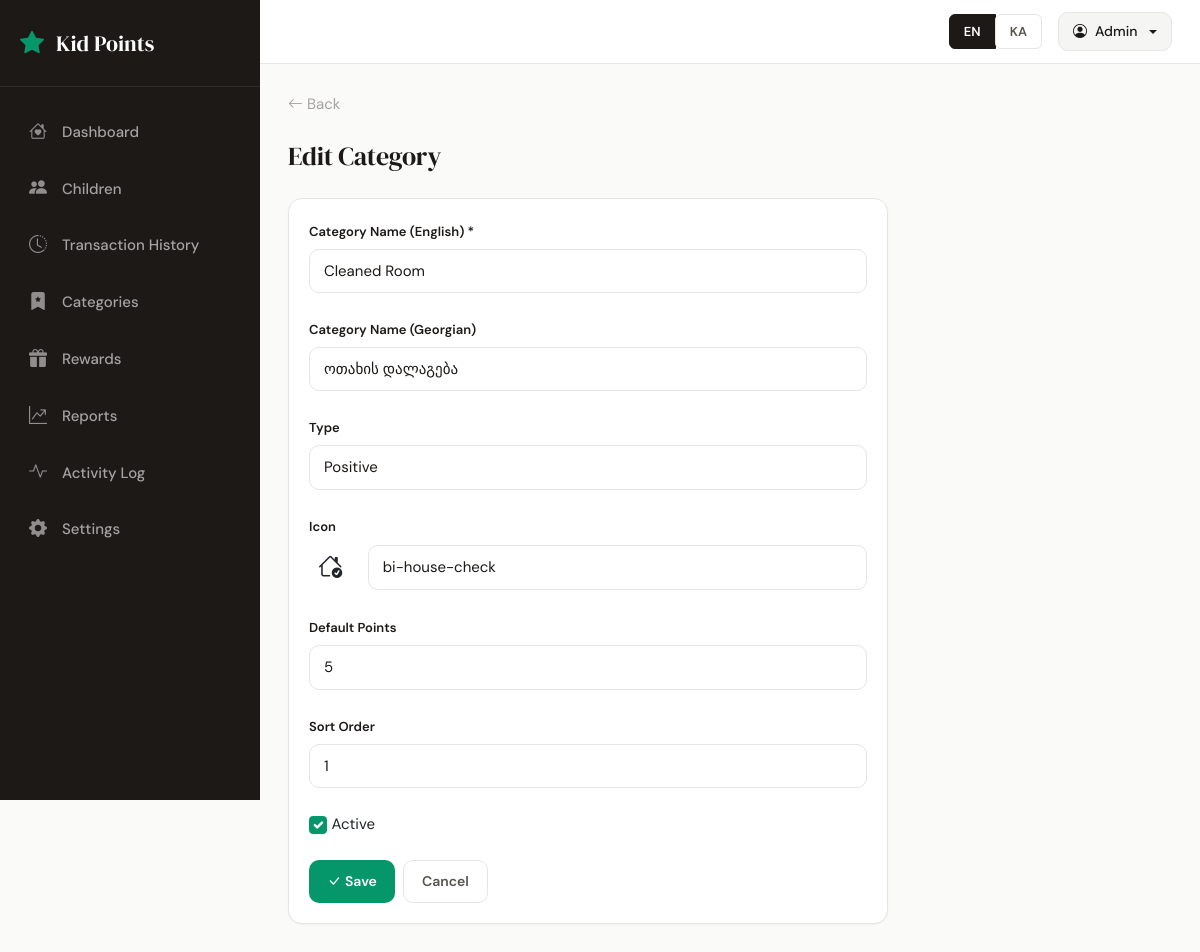
/categories/1/edit (signed in), run on the app's committed database.
### tables this page shows
CREATE TABLE behavior_categories (
    id INT AUTO_INCREMENT PRIMARY KEY,
    name VARCHAR(100) NOT NULL,
    name_ka VARCHAR(100) NULL,
    type ENUM('positive','negative') NOT NULL,
    icon VARCHAR(50) DEFAULT 'bi-star',
    default_points INT NOT NULL,
    sort_order INT DEFAULT 0,
    is_active TINYINT(1) DEFAULT 1
);

### src/Controllers/CategoryController.php (called while the page is built, shortened)
<?php
class CategoryController extends Controller
{
    public function edit(string $id): void
    {
        $category = (new BehaviorCategory())->find((int)$id);
        $this->render('categories/edit', [
            'category' => $category,
            'csrfToken' => $this->csrfToken(),
        ]);
    }
}

### src/Core/App.php (called while the page is built, shortened)
<?php
class App
{
    private Router $router;
    public function __construct()
    {
        $this->router = new Router();
    }
    public function run(): void
    {
        $uri = $_GET['url'] ?? '';
        $uri = '/' . trim($uri, '/');
        $method = $_SERVER['REQUEST_METHOD'];
        $this->router->dispatch($method, $uri);
    }
}

### public/index.php (called while the page is built, shortened)
<?php
$app = new \App\Core\App();
$app->run();

### src/Core/Lang.php (called while the page is built, shortened)
<?php
class Lang
{
    private array $translations = [];
    private function __construct()
    {
        $this->locale = $_SESSION['locale'] ?? $_COOKIE['locale'] ?? 'en';
        $file = __DIR__ . '/../../lang/' . $this->locale . '.json';
        if (file_exists($file)) {
            $this->translations = json_decode(file_get_contents($file), true) ?? [];
        }
    }
    public function t(string $key, array $replace = []): string
    {
        $text = $this->translations[$key] ?? $key;
        return $text;
    }
}

### config/database.php (called while the page is built)
<?php
return [
    'host' => '127.0.0.1',
    'port' => 3306,
    'dbname' => 'kid_points',
    'username' => 'root',
    'password' => 'root',
    'charset' => 'utf8mb4',
];

### src/Core/Database.php (called while the page is built, shortened)
<?php
class Database
{
    private static ?Database $instance = null;
    private PDO $pdo;
    private function __construct()
    {
        $config = require __DIR__ . '/../../config/database.php';
        $dsn = "mysql:host={$config['host']};port={$config['port']};dbname={$config['dbname']};charset={$config['charset']}";
        try {
            $this->pdo = new PDO($dsn, $config['username'], $config['password'], [
                PDO::ATTR_ERRMODE => PDO::ERRMODE_EXCEPTION,
                PDO::ATTR_DEFAULT_FETCH_MODE => PDO::FETCH_ASSOC,
                PDO::ATTR_EMULATE_PREPARES => false,
            ]);
        } catch (PDOException $e) {
            die('Database connection failed: ' . $e->getMessage());
        }
    }
    public static function getInstance(): self
    {
        if (self::$instance === null) {
            self::$instance = new self();
        }
        return self::$instance;
    }
    public function query(string $sql, array $params = []): \PDOStatement
    {
        $stmt = $this->pdo->prepare($sql);
        $stmt->execute($params);
        return $stmt;
    }
}

### src/Core/Model.php (called while the page is built, shortened)
<?php
abstract class Model
{
    protected Database $db;
    protected string $table;
    protected string $primaryKey = 'id';
    public function __construct()
    {
        $this->db = Database::getInstance();
    }
    public function find(int $id): ?array
    {
        $stmt = $this->db->query("SELECT * FROM {$this->table} WHERE {$this->primaryKey} = ?", [$id]);
        $result = $stmt->fetch();
        return $result ?: null;
    }
}

### views/categories/edit.phtml (the view, shortened to what this page needs)
<div class="mb-4">
    <a href="<?= $baseUrl ?>/categories" class="text-muted text-decoration-none">
        <i class="bi bi-arrow-left me-1"></i><?= $lang->t('back') ?? 'Back' ?>
    </a>
</div>
<h2 class="mb-4"><?= $lang->t('edit_category') ?></h2>
<div class="card" style="max-width: 600px;">
    <div class="card-body">
        <form method="POST" action="<?= $baseUrl ?>/categories/<?= $category['id'] ?>/update">
            <div class="mb-4">
                <label class="form-label"><?= $lang->t('category_name') ?> (<?= $lang->t('english') ?>) *</label>
                <input type="text" name="name" class="form-control" value="<?= htmlspecialchars($category['name']) ?>" required>
            </div>
            <div class="mb-4">
                <label class="form-label"><?= $lang->t('category_name') ?> (<?= $lang->t('georgian') ?>)</label>
                <input type="text" name="name_ka" class="form-control" value="<?= htmlspecialchars($category['name_ka'] ?? '') ?>">
            </div>
            <div class="mb-4">
                <label class="form-label"><?= $lang->t('type') ?></label>
                <select name="type" class="form-select">
                    <option value="positive" <?= $category['type'] === 'positive' ? 'selected' : '' ?>><?= $lang->t('positive') ?></option>
                </select>
            </div>
            <div class="mb-4">
                <label class="form-label"><?= $lang->t('icon') ?></label>
                <div class="d-flex align-items-center gap-3">
                    <span class="d-inline-flex align-items-center justify-content-center rounded-circle"
                          style="width: 48px; height: 48px; background: <?= $category['type'] === 'positive' ? 'var(--positive-bg)' : 'var(--negative-bg)' ?>;">
                        <i class="bi <?= htmlspecialchars($category['icon']) ?>"
                           style="font-size: 1.5rem; color: <?= $category['type'] === 'positive' ? 'var(--positive)' : 'var(--negative)' ?>;"></i>
                    </span>
                    <input type="text" name="icon" class="form-control" value="<?= htmlspecialchars($category['icon']) ?>">
                </div>
            </div>
            <div class="mb-4">
                <label class="form-label"><?= $lang->t('default_points') ?></label>
                <input type="number" name="default_points" class="form-control" value="<?= $category['default_points'] ?>">
            </div>
            <div class="mb-4">
                <label class="form-label"><?= $lang->t('sort_order') ?></label>
                <input type="number" name="sort_order" class="form-control" value="<?= $category['sort_order'] ?>">
            </div>
            <div class="mb-4 form-check">
                <input type="checkbox" name="is_active" class="form-check-input" value="1" id="isActive" <?= $category['is_active'] ? 'checked' : '' ?>>
                <label class="form-check-label" for="isActive"><?= $lang->t('active') ?></label>
            </div>
            <div class="d-flex gap-2">
                <button type="submit" class="btn btn-primary">
                    <i class="bi bi-check-lg me-1"></i><?= $lang->t('save') ?>
                </button>
                <a href="<?= $baseUrl ?>/categories" class="btn btn-outline-secondary">
                    <?= $lang->t('cancel') ?>
                </a>
            </div>
        </form>
    </div>
</div>

### src/Core/Router.php (shortened to what this page needs)
<?php
class Router
{
    private array $routes = [];
    private function addRoute(string $method, string $path, string $handler): void
    {
        $pattern = preg_replace('/\{(\w+)\}/', '(?P<$1>[^/]+)', $path);
        $pattern = '#^' . $pattern . '$#';
        $this->routes[] = [
            'method' => $method,
            'pattern' => $pattern,
            'handler' => $handler,
        ];
    }
    public function dispatch(string $method, string $uri): void
    {
        foreach ($this->routes as $route) {
            if ($route['method'] !== $method) continue;
            if (preg_match($route['pattern'], $uri, $matches)) {
                $params = array_filter($matches, 'is_string', ARRAY_FILTER_USE_KEY);
                [$controllerName, $action] = explode('@', $route['handler']);
                $controller = new $controllerClass();
                call_user_func_array([$controller, $action], $params);
                return;
            }
        }
    }
}

### views/layouts/app.phtml (style rules this page uses)
body { user-select: none; -webkit-user-select: none; }

### data on the page
behavior_categories: name "Cleaned Room", name_ka "ოთახის დალაგება", type "Positive", icon "bi-house-check", default_points "5", sort_order "1", is_active "☑"
